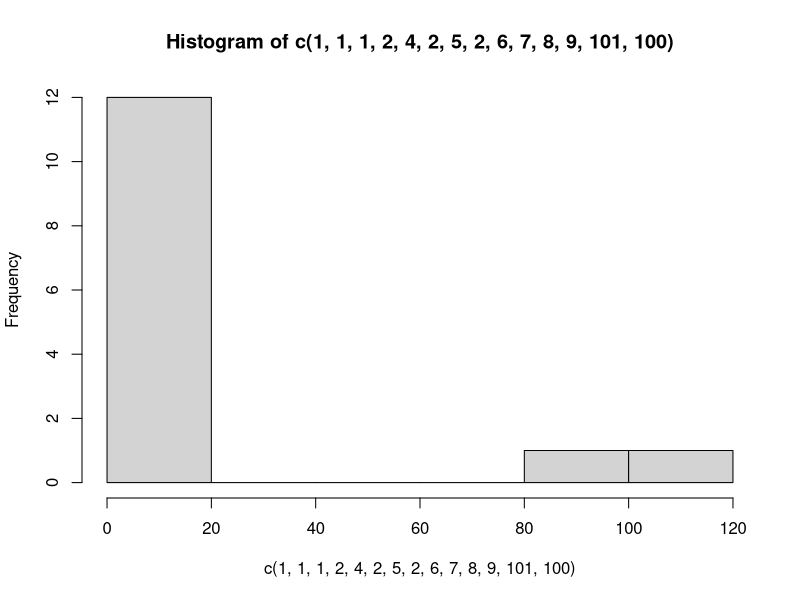

The R source for this figure:
####################################################################################
### Class 1 - Exercise 2                                                                   
####################################################################################

# Generate a new histogram with the command 
hist(c(1,1,1,2,4,2,5,2,6,7,8,9,101,100))

# Try to understand what information is shown in the plot that you have created.

# Save the graphic as a pdf file on your desktop.
